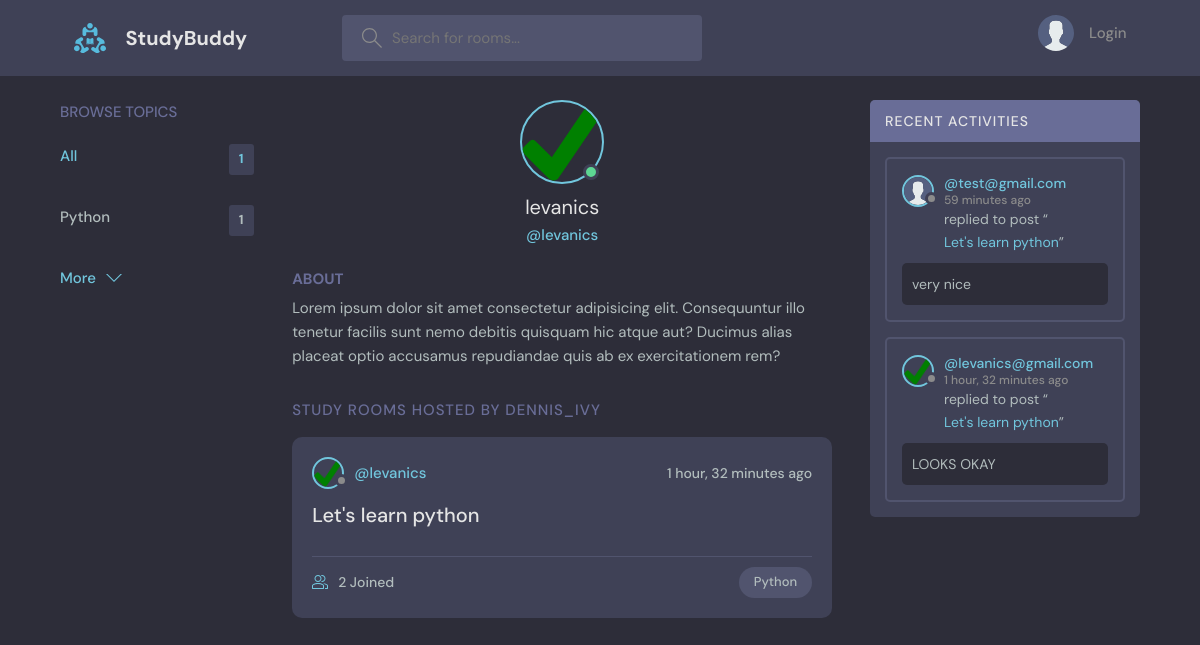
The app's page /profile/1 with its own data.
### base/models.py (models this page shows, shortened)
class Topic(models.Model):
    name = models.CharField(max_length=200)

class User(AbstractUser):
    name = models.CharField(max_length=200, null=True)
    email = models.EmailField(unique=True, null=True)
    bio = models.TextField(null=True)
    avatar = models.ImageField(null=True, default="avatar.svg")
    USERNAME_FIELD = 'email'
    REQUIRED_FIELDS = []

class Room(models.Model):
    host = models.ForeignKey(User, on_delete=models.SET_NULL, null=True)
    topic = models.ForeignKey(Topic, on_delete=models.SET_NULL, null=True)
    name = models.CharField(max_length=200)
    description = models.TextField(null=True, blank=True)
    participants = models.ManyToManyField(User, related_name='participants', blank=True)
    updated = models.DateTimeField(auto_now=True)
    created = models.DateTimeField(auto_now_add=True)
    class Meta:
        ordering = ['updated', 'created']

class Message(models.Model):
    user = models.ForeignKey(User, on_delete=models.CASCADE)
    room = models.ForeignKey(Room, on_delete=models.CASCADE)
    body = models.TextField()
    updated = models.DateTimeField(auto_now=True)
    created = models.DateTimeField(auto_now_add=True)
    class Meta:
        ordering = ['-updated', '-created']

### base/views.py (the view)
# urls.py: path('profile/<str:pk>', views.userProfile, name="user-profile"),
def userProfile(request, pk):
    user = User.objects.get(id=pk)
    rooms= user.room_set.all()
    room_messages = Message.objects.all()
    topics = Topic.objects.all()
    context = {
        'user': user,
        'rooms': rooms,
        'room_messages': room_messages,
        'topics': topics
    }
    return render(request, 'base/profile.html', context)

### base/templates/base/profile.html (shortened to what this page needs)
{% extends 'main.html' %}
{% block content %}
  <main class="profile-page layout layout--3">
    <div class="container">
        {% include 'base/topics_component.html' %}
      <div class="roomList">
        <div class="profile">
          <div class="profile__avatar">
            <div class="avatar avatar--large active">
              <img src="{{ user.avatar.url }}" />
            </div>
          </div>
          <div class="profile__info">
            <h3>{{ user.username }}</h3>
            <p>@{{ user.username }}  </p>
          </div>
          <div class="profile__about">
            <h3>About</h3>
            <p>
              Lorem ipsum dolor sit amet consectetur adipisicing elit. Consequuntur illo tenetur
              facilis sunt nemo debitis quisquam hic atque aut? Ducimus alias placeat optio
              accusamus repudiandae quis ab ex exercitationem rem?
            </p>
          </div>
        </div>
        <div class="roomList__header">
          <div>
            <h2>Study Rooms Hosted by dennis_ivy</a>
            </h2>
          </div>
        </div>
        {% include 'base/feed_component.html' %}
      </div>
      {% include 'base/activity_component.html' %}
    </div>
  </main>
{% endblock content %}

### base/templates/base/topics_component.html
<div class="topics">
  <div class="topics__header">
    <h2>Browse Topics</h2>
  </div>
  <ul class="topics__list">
    <li>
      <a href="{% url 'home' %}" class="active">All <span>{{ topics.count }}</span></a>
    </li>
    {% for topic in topics %}
      <li>
        <a href="{% url 'home' %}?q={{topic.name}}">{{ topic.name }}
          <span>{{ topic.room_set.all.count }}</span></a>
      </li>
    {% endfor %}
  </ul>
  <a class="btn btn--link" href="{% url 'topics' %}">
    More
    <svg version="1.1" xmlns="http://www.w3.org/2000/svg" width="32" height="32" viewBox="0 0 32 32">
      <title>chevron-down</title>
      <path d="M16 21l-13-13h-3l16 16 16-16h-3l-13 13z"></path>
    </svg>
  </a>
</div>

### base/templates/base/feed_component.html (shortened to what this page needs)
{% for room in rooms %}
  <div class="roomListRoom">
    <div class="roomListRoom__header">
      <a href="{% url 'user-profile' room.host.id %}" class="roomListRoom__author">
        <div class="avatar avatar--small">
          <img src="{{ room.host.avatar.url }}" />
        </div>
        <span>@{{ room.host.username }}</span>
      </a>
      <div class="roomListRoom__actions">
        <span>{{ room.created|timesince }} ago</span>
      </div>
    </div>
    <div class="roomListRoom__content">
      <a href="{% url 'room' room.id %}">{{ room.name }}</a>
    </div>
    <div class="roomListRoom__meta">
      <a href="{% url 'room' room.id %}" class="roomListRoom__joined">
        {{ room.participants.all.count }} Joined
      </a>
      <p class="roomListRoom__topic">{{ room.topic.name }}</p>
    </div>
  </div>
{% endfor %}

### base/templates/base/activity_component.html (shortened to what this page needs)
<div class="activities">
  <div class="activities__header">
    <h2>Recent Activities</h2>
  </div>
  {% for message in room_messages %}
    <div class="activities__box">
      <div class="activities__boxHeader roomListRoom__header">
        <a href="{% url 'user-profile' message.user.id %}" class="roomListRoom__author">
          <div class="avatar avatar--small">
            <img src="{{ message.user.avatar.url }}" />
          </div>
          <p>
            @{{ message.user }}
            <span>{{ message.created|timesince}} ago</span>
          </p>
        </a>
      </div>
      <div class="activities__boxContent">
        <p>replied to post “<a href="{% url 'room' message.room.id %}">{{ message.room.name }}</a>”</p>
        <div class="activities__boxRoomContent">
          {{ message.body }}
        </div>
      </div>
    </div>
  {% endfor %}
</div>

### records on screen
Topic: name "Python", room_set.all.count "1"
User: avatar (picture), username "levanics"
Room: host.avatar (picture), host.username "levanics", created "1 hour, 32 minutes", name "Let's learn python", participants.all.count "2", topic.name "Python"
Message: user.avatar (placeholder picture), user "test@gmail.com", created "59 minutes", room.name "Let's learn python", body "very nice"
Message: user.avatar (picture), user "levanics@gmail.com", created "1 hour, 32 minutes", room.name "Let's learn python", body "LOOKS OKAY"

### other values on screen
{{ topics.count }} "1"
